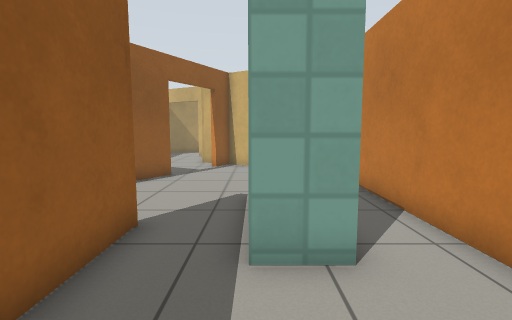
[1] (above)

15 first-person views from a walk through a robot-simulator world made for Gazebo. The camera is 0.94 m above the floor, tilts 6° down and sees 85° across. The floor is counted in squares, 0.5 m on a side. Each view is taken from the middle of a square. On the plan, view 1 faces up. The plan holds only what a view shows up to about 16 squares ahead; the rest is blank. Gazebo's built-in surfaces are drawn with simple patterns.

[2]
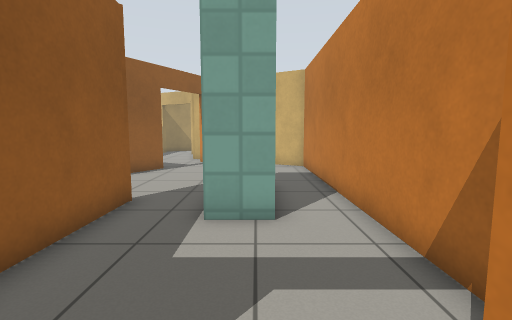

[3]
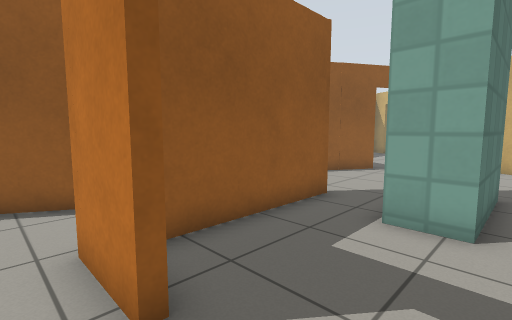

[4]
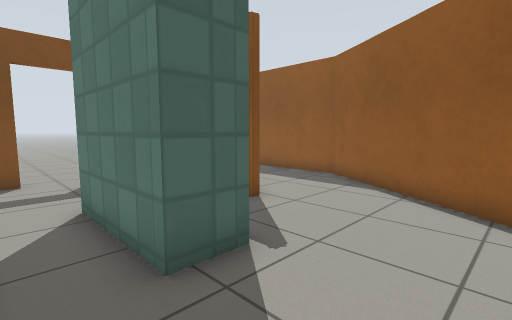

[5]
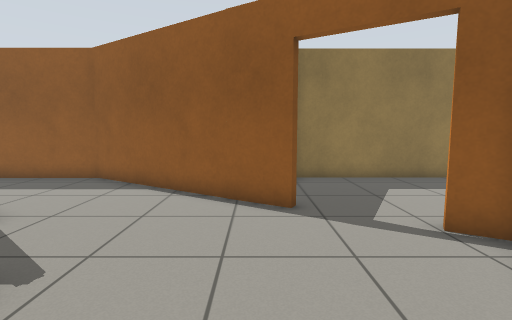

[6]
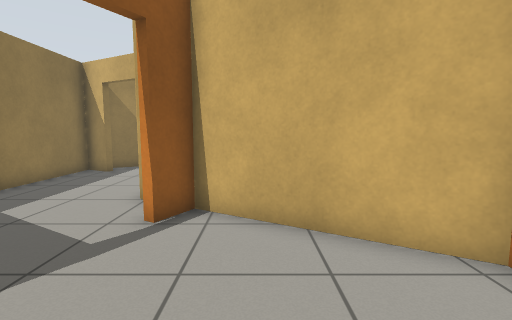

[7]
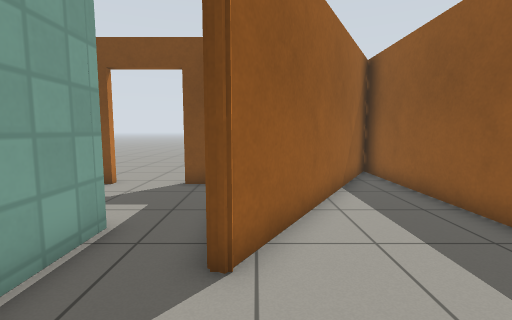

[8]
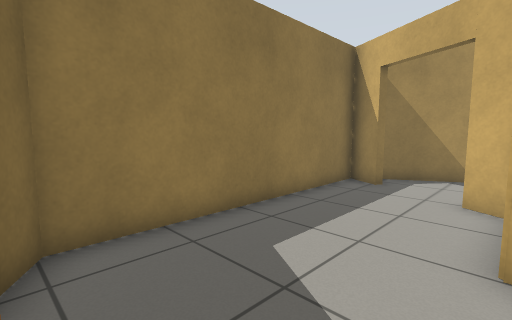

[9]
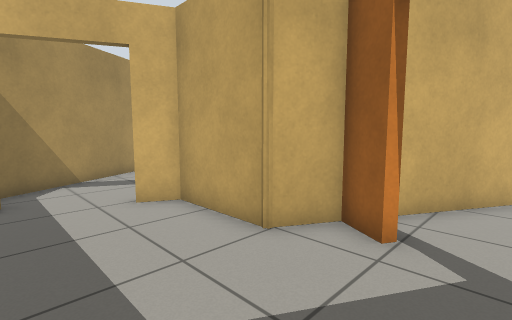

[10]
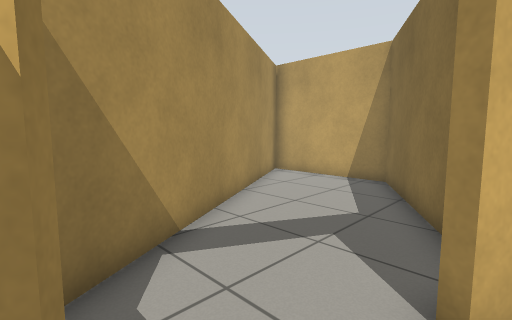

[11]
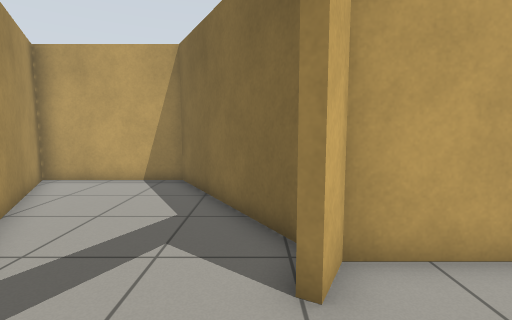

[12]
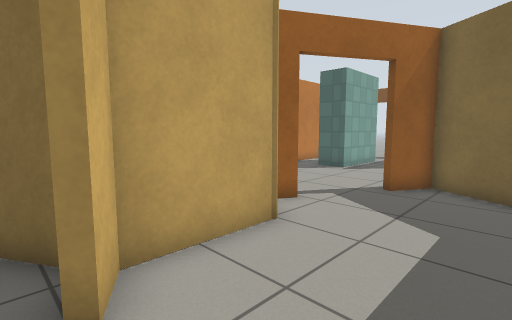

[13]
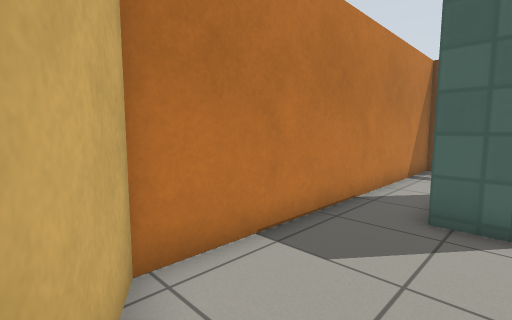

[14]
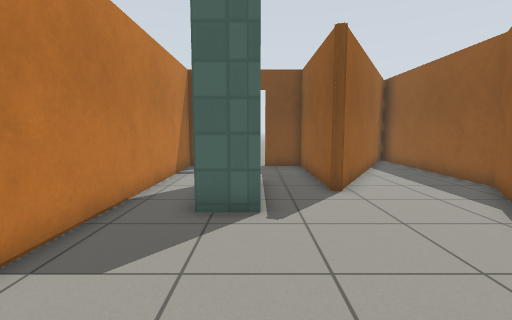

[15]
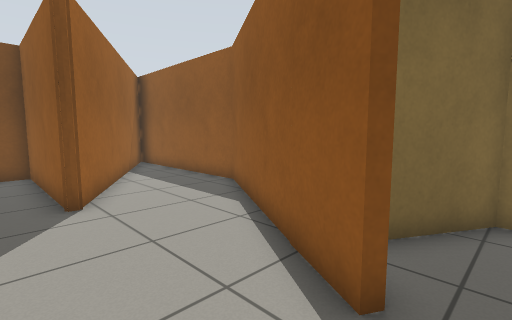

### Floor plan
Ten units are one square. View 1 is at (0, 0); x grows to the right and y downward. Boxes are objects, and circles mark ways between rooms. Rooms are numbered by the first view taken in them; rooms with no view inside come last. Other rooms are left out.
<svg viewBox="-85 -296 125 341">
<path fill="none" stroke="#000" d="M-1 -77 14 -77 14 -37 -1 -37 -1 -77M-26 -55 -24 -54 -24 7 -5 7M-36 -119 -71 -59M21 7 35 7 35 -127 -15 -156 -21 -145 -23 -147M-5 10 -28 10M-56 3 -64 17M-23 -147 -17 -157 -32 -166 -32 -198 -42 -203M-68 -217 -80 -223 -80 -125 -47 -106 -39 -120 -36 -119M-26 -203 35 -238 35 -291 -73 -229M-42 -203 -40 -207M-66 -221 -68 -217M-80 -49 -80 39M-71 -59 -78 -46M-70 22 -26 -55"/>
<circle cx="10" cy="10" r="3" fill="#2a7"/>
<circle cx="-30" cy="-135" r="3" fill="#2a7"/>
<circle cx="-40" cy="-120" r="3" fill="#2a7"/>
<circle cx="-50" cy="-60" r="3" fill="#2a7"/>
<circle cx="-55" cy="-210" r="3" fill="#2a7"/>
<text x="0" y="-80">1</text>
<text x="-20" y="40">2</text>
<text x="-50" y="-160">3</text>
<text x="-10" y="-240">4</text>
<text x="-60" y="-30">5</text>
</svg>
Room 1 opens to room 2. Room 1 opens to room 3. Room 1 opens to room 5. Room 3 opens to room 4.

Where each view was taken, in squares from view 1:
view 1: 0 up, 0 right, facing up
view 2: 2 down, 1 right, facing up
view 3: 2 down, 2 right, facing up-left
view 4: 11 up, 3 right, facing down-left
view 5: 11 up, 3 right, facing left
view 6: 9 up, 0 right, facing up
view 7: 9 up, 3 left, facing down
view 8: 12 up, 3 left, facing up-left
view 9: 13 up, 7 left, facing up-right
view 10: 20 up, 7 left, facing up-right
view 11: 21 up, 7 left, facing right
view 12: 21 up, 7 left, facing down-right
view 13: 14 up, 0 right, facing down-right
view 14: 14 up, 0 right, facing down
view 15: 13 up, 1 left, facing down-left
